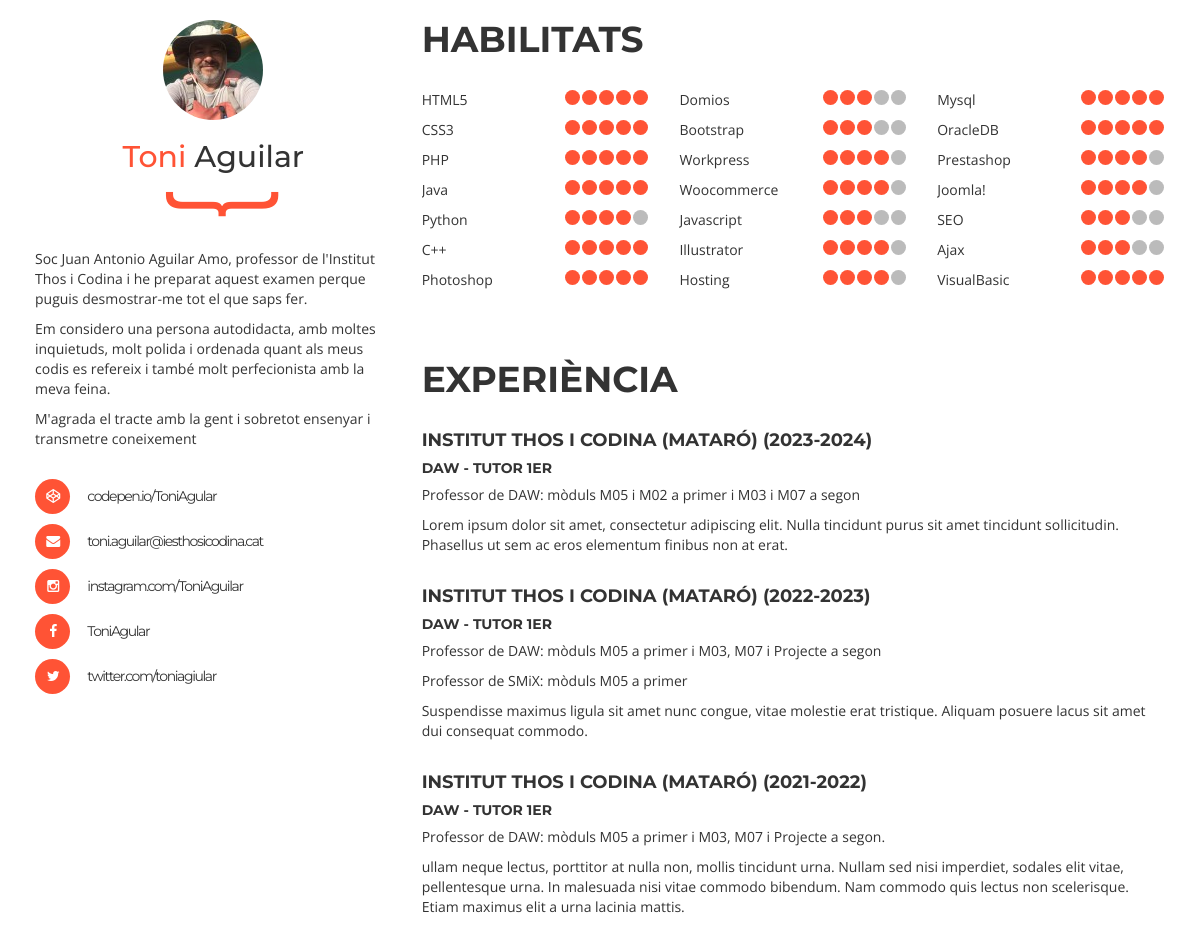
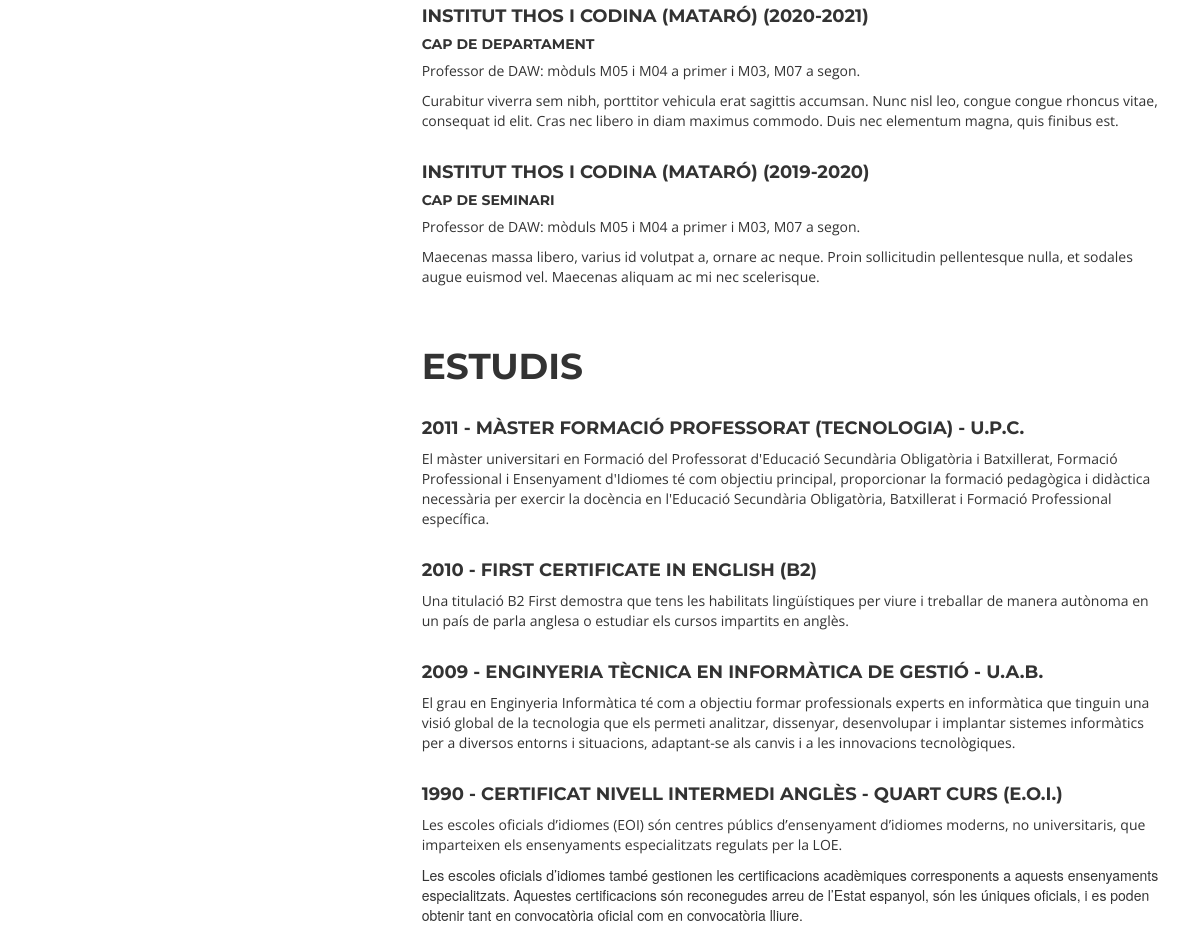
/Pregunta_01/index.php, run on the app's committed database (2 pictures, top to bottom).
### tables this page shows
CREATE TABLE `tbl_info` (
  `id` int NOT NULL,
  `codi` text NOT NULL,
  `fa` varchar(50) NOT NULL,
  `dada` varchar(100) NOT NULL,
  `usuari_id` int NOT NULL
);

CREATE TABLE `tbl_habilitats` (
  `id` int NOT NULL,
  `categoria` varchar(50) NOT NULL,
  `valoracio` int NOT NULL,
  `usuari_id` int NOT NULL
);

CREATE TABLE `tbl_experiencia` (
  `id` int NOT NULL,
  `periode` varchar(50) NOT NULL,
  `empresa` varchar(150) NOT NULL,
  `carrec` varchar(150) NOT NULL,
  `descripcio` varchar(600) NOT NULL,
  `usuari_id` int NOT NULL
);

CREATE TABLE `tbl_estudis` (
  `id` int NOT NULL,
  `any` int NOT NULL,
  `titol` varchar(100) NOT NULL,
  `descripcio` varchar(600) NOT NULL,
  `usuari_id` int NOT NULL
);

### Pregunta_01/classes/config/autoloader.class.php (called while the page is built, shortened)
<?php
class Autoloader {
    public static function load ($classe){
        $class = substr($classe, 11);
        if (file_exists("classes/$class.php")){
            return;
        }
        throw new Exception("No s'ha pogut carregar la clase: $class");
    }
}

### Pregunta_01/classes/Usuari.php (called while the page is built, shortened)
<?php
class Usuari {
    private $nom;
    private $cognom;
    private $descripcio;
    private $info;
    private $habilitats;
    private $experiencia;
    private $estudis;
    public function getNom()
    {
        return $this->nom;
    }
    public function getCognom()
    {
        return $this->cognom;
    }
    public function getDescripcio()
    {
        return $this->descripcio;
    }
    public function getInfo()
    {
        return $this->info;
    }
    public function getHabilitats()
    {
        return $this->habilitats;
    }
    public function getExperiencia()
    {
        return $this->experiencia;
    }
    public function getEstudis()
    {
        return $this->estudis;
    }
    public function setNom($nom)
    {
        $this->nom = $nom;
    }
    public function setCognom($cognom)
    {
        $this->cognom = $cognom;
    }
    public function setDescripcio($descripcio)
    {
        $this->descripcio = $descripcio;
    }
    public function setInfo($info)
    {
        $this->info = $info;
    }
    public function setHabilitats($habilitats)
    {
        $this->habilitats = $habilitats;
    }
    public function setExperiencia($experiencia)
    {
        $this->experiencia = $experiencia;
    }
    public function setEstudis($estudis)
    {
        $this->estudis = $estudis;
    }
}

### Pregunta_01/classes/Info.php (called while the page is built, shortened)
<?php
class Info {
    private $fa;
    private $dada;
    public function getFa()
    {
        return $this->fa;
    }
    public function getDada()
    {
        return $this->dada;
    }
    public function setFa($fa)
    {
        $this->fa = $fa;
    }
    public function setDada($dada)
    {
        $this->dada = $dada;
    }
}

### Pregunta_01/classes/Model.php (called while the page is built, shortened)
<?php
class Model {
    private $dbname = "M07UF3Examen2024";
    private $password = "2024@Thos";
    public function __constrcut() {
        $this->link = new mysqli($this->servidor, $this->usuari, $this->password, $this->dbname);
    }
}

### Pregunta_01/classes/InfoModel.php (called while the page is built, shortened)
<?php
class InfoModel extends Model {
    public function getByUser(Usuari $oUsuari) {
        $aItems = array();
        $stmt = $this->link->prepare("SELECT * FROM tbl_info WHERE usuari_id = ?;");
        $stmt->bind_param("i", $oUsuari->getId());
        $stmt->execute();
        $res = $stmt->get_result();
        if ($res->num_rows > 0) {
            while ($item = $res->fetch_assoc()) {
                $oItem = new Info();
                $oItem->setCodi($item['codi']);
                $oItem->setDada($item['dada']);
                $oItem->setFa($item['fa']);
                $aItems[] = $oItem;
            }
        }
        return $aItems;
    }
}

### Pregunta_01/classes/Habilitat.php (called while the page is built, shortened)
<?php
class Habilitat {
    private $categoria;
    private $valoracio;
    public function getCategoria()
    {
        return $this->categoria;
    }
    public function getValoracio()
    {
        return $this->valoracio;
    }
    public function setCategoria($categoria)
    {
        $this->categoria = $categoria;
    }
    public function setValoracio($valoracio)
    {
        $this->valoracio = $valoracio;
    }
}

### Pregunta_01/classes/HabilitatsModel.php (called while the page is built, shortened)
<?php
class HabilitatsModel extends Model {
    public function getByUser(Usuari $oUsuari) {
        $aItems = array();
        $stmt = $this->link->prepare("SELECT * FROM tbl_habilitats WHERE usuari_id = ?;");
        $stmt->bind_param("i", $oUsuari->getId());
        $stmt->execute();
        $res = $stmt->get_result();
        if ($res->num_rows > 0) {
            while ($item = $res->fetch_assoc()) {
                $oItem = new Habilitat();
                $oItem->setCategoria($item['categoria']);
                $oItem->setValoracio($item['valoracio']);
                $aItems[] = $oItem;
            }
        }
        return $aItems;
    }
}

### Pregunta_01/classes/Experiencia.php (called while the page is built, shortened)
<?php
class Experiencia {
    private $periode;
    private $empresa;
    private $carrec;
    private $descripcio;
    public function getPeriode()
    {
        return $this->periode;
    }
    public function getEmpresa()
    {
        return $this->empresa;
    }
    public function getCarrec()
    {
        return $this->carrec;
    }
    public function getDescripcio()
    {
        return $this->descripcio;
    }
    public function setPeriode($periode)
    {
        $this->periode = $periode;
    }
    public function setEmpresa($empresa)
    {
        $this->empresa = $empresa;
    }
    public function setCarrec($carrec)
    {
        $this->carrec = $carrec;
    }
    public function setDescripcio($descripcio)
    {
        $this->descripcio = $descripcio;
    }
}

### Pregunta_01/classes/ExperienciaModel.php (called while the page is built, shortened)
<?php
class ExperienciaModel extends Model {
    public function getByUser(Usuari $oUsuari) {
        $aItems = array();
        $stmt = $this->link->prepare("SELECT * FROM tbl_experiencia WHERE usuari_id = ?;");
        $stmt->bind_param("i", $oUsuari->getId());
        $stmt->execute();
        $res = $stmt->get_result();
        if ($res->num_rows > 0) {
            while ($item = $res->fetch_assoc()) {
                $oItem = new Experiencia();
                $oItem->setPeriode($item['periode']);
                $oItem->setEmpresa($item['empresa']);
                $oItem->setCarrec($item['carrec']);
                $oItem->setDescripcio($item['descripcio']);
                $aItems[] = $oItem;
            }
        }
        return $aItems;
    }
}

### Pregunta_01/classes/Estudi.php (called while the page is built, shortened)
<?php
class Estudi {
    private $any;
    private $titol;
    private $descripcio;
    public function getAny()
    {
        return $this->any;
    }
    public function getTitol()
    {
        return $this->titol;
    }
    public function getDescripcio()
    {
        return $this->descripcio;
    }
    public function setAny($any)
    {
        $this->any = $any;
    }
    public function setTitol($titol)
    {
        $this->titol = $titol;
    }
    public function setDescripcio($descripcio)
    {
        $this->descripcio = $descripcio;
    }
}

### Pregunta_01/classes/EstudiModel.php (called while the page is built, shortened)
<?php
class EstudiModel extends Model {
    public function getByUser(Usuari $oUsuari) {
        $aItems = array();
        $stmt = $this->link->prepare("SELECT * FROM tbl_estudis WHERE usuari_id = ?;");
        $stmt->bind_param("i", $oUsuari->getId());
        $stmt->execute();
        $res = $stmt->get_result();
        if ($res->num_rows > 0) {
            while ($item = $res->fetch_assoc()) {
                $oItem = new Estudi();
                $oItem->setAny($item['any']);
                $oItem->setTitol($item['titol']);
                $oItem->setDescripcio($item['descripcio']);
                $aItems[] = $oItem;
            }
        }
        return $aItems;
    }
}

### Pregunta_01/index.php (the view, shortened to what this page needs)
<?php
include "classes/config/autoloader.class.php";
$usuari = new Usuari();
$usuari->setId(1);
$usuari->setNom("Toni");
$usuari->setCognom("Aguilar");
$usuari->setDescripcio('<p>Soc Juan Antonio Aguilar Amo, professor de l\'Institut Thos i Codina
i he preparat aquest examen perque puguis desmostrar-me tot el que saps fer.</p><p>Em considero
una persona autodidacta, amb moltes inquietuds, molt polida i ordenada quant als meus codis es
refereix i també molt perfecionista amb la meva feina.</p><p>M\'agrada el tracte amb la gent
i sobretot ensenyar i transmetre coneixement</p>');
$usuari->setInfo((new InfoModel())->getByUser($usuari));
$usuari->setHabilitats((new HabilitatsModel())->getByUser($usuari));
$usuari->setExperiencia((new ExperienciaModel())->getByUser($usuari));
$usuari->setEstudis((new EstudiModel())->getByUser($usuari));
?>
<!DOCTYPE html>
<html lang="en">
<head>
	<link rel="stylesheet" href="./css/reset.min.css">
	<link rel='stylesheet' href='./css/bootstrap.min.css'>
	<link rel='stylesheet' href='./css/font-awesome.min.css'>
	<link rel="stylesheet" href="./css/style.css">
</head>
<body>
	<div class="cv container">
		<div class="row">
			<aside class="col-md-4">
				<img class="img-circle" src="./uploads/f1.jpg">
				<h2>
					<span>
					<?php echo $usuari->getNom();?>
					</span>
					<?php echo $usuari->getCognom();?>
				</h2>
				<?php echo $usuari->getDescripcio();?>
				<ul class="info">
				<?php
				foreach ($usuari->getInfo() as $value) {
				    echo "<li><a href=\"#\"><i class=\"fa {$value->getFa()}\"></i> {$value->getDada()}</a></li>";
				}
				?>
				</ul>
			</aside>
			<div class="col-md-8">
				<h1>Habilitats</h1>
				<div class="row skills">
					<?php
					$items = (int) (count($usuari->getHabilitats()) / 3);
					$itemQuePinto = 0;
					foreach ($usuari->getHabilitats() as $value) {
					    if ($itemQuePinto%$items == 0) echo "<div class=\"col-md-4\">";
					    $itemQuePinto++;
					    echo "<section><p>{$value->getCategoria()}</p>";
					    for ($i=5; $i>=1 ; $i--) {
					       if ($value->getValoracio() < $i) echo "<span></span>";
					       else echo "<span class=\"full\"></span>";
					    }
					    echo "</section>";
					    if ($itemQuePinto%$items == 0 || count($usuari->getHabilitats()) == $itemQuePinto) echo "</div>";
					}
					?>
				</div>
				<h1>Experiència</h1>
				<?php
				foreach ($usuari->getExperiencia() as $value) {
				    echo "<section>
					<h3>{$value->getEmpresa()} ({$value->getPeriode()})</h3>
					<h4>{$value->getCarrec()}</h4>
					{$value->getDescripcio()}
				    </section>";
				}
				?>
				<h1>Estudis</h1>
				<?php
				foreach ($usuari->getEstudis() as $value) {
				    echo "<section>
					<h3>{$value->getAny()} - {$value->getTitol()}</h3>
					{$value->getDescripcio()}</section>";
				}
				?>
			</div>
		</div>
	</div>
</body>
</html>

### Pregunta_01/css/style.css (style rules this page uses)
.cv { padding:20px; }
.cv aside { margin-bottom:60px; }
.cv aside img { display:block;margin:0 auto; }
.cv aside h2, .cv h1, .cv h3, .cv h4 { font-family: 'Montserrat', sans-serif; }
.cv aside h2 { text-align:center; }
.cv aside h2>span { color:#ff5335; }

### data on the page
tbl_info: dada "codepen.io/ToniAgular"
tbl_info: dada "toni.aguilar@iesthosicodina.cat"
tbl_info: dada "instagram.com/ToniAguilar"
tbl_info: dada "ToniAgular"
tbl_info: dada "twitter.com/toniagiular"
tbl_habilitats: categoria "HTML5", valoracio 5 (drawn)
tbl_habilitats: categoria "CSS3", valoracio 5 (drawn)
tbl_habilitats: categoria "PHP", valoracio 5 (drawn)
tbl_habilitats: categoria "Java", valoracio 5 (drawn)
tbl_habilitats: categoria "Python", valoracio 4 (drawn)
tbl_habilitats: categoria "C++", valoracio 5 (drawn)
tbl_habilitats: categoria "Photoshop", valoracio 5 (drawn)
tbl_habilitats: categoria "Domios", valoracio 3 (drawn)
tbl_habilitats: categoria "Bootstrap", valoracio 3 (drawn)
tbl_habilitats: categoria "Workpress", valoracio 4 (drawn)
tbl_habilitats: categoria "Woocommerce", valoracio 4 (drawn)
tbl_habilitats: categoria "Javascript", valoracio 3 (drawn)
tbl_habilitats: categoria "Illustrator", valoracio 4 (drawn)
tbl_habilitats: categoria "Hosting", valoracio 4 (drawn)
tbl_habilitats: categoria "Mysql", valoracio 5 (drawn)
tbl_habilitats: categoria "OracleDB", valoracio 5 (drawn)
tbl_habilitats: categoria "Prestashop", valoracio 4 (drawn)
tbl_habilitats: categoria "Joomla!", valoracio 4 (drawn)
tbl_habilitats: categoria "SEO", valoracio 3 (drawn)
tbl_habilitats: categoria "Ajax", valoracio 3 (drawn)
tbl_habilitats: categoria "VisualBasic", valoracio 5 (drawn)
tbl_experiencia: empresa "INSTITUT THOS I CODINA (MATARÓ)", periode "2023-2024", carrec "DAW - TUTOR 1ER", descripcio "Professor de DAW: mòduls M05 i M02 a primer i M03 i M07 a segon Lorem ipsum dolor sit amet, consectetur adipiscing elit. Nulla tincidunt purus sit amet tincidunt sollicitudin. Phasellus ut sem ac eros elementum finibus non at erat."
tbl_experiencia: empresa "INSTITUT THOS I CODINA (MATARÓ)", periode "2022-2023", carrec "DAW - TUTOR 1ER", descripcio "Professor de DAW: mòduls M05 a primer i M03, M07 i Projecte a segon Professor de SMiX: mòduls M05 a primer Suspendisse maximus ligula sit amet nunc congue, vitae molestie erat tristique. Aliquam posuere lacus sit amet dui consequat commodo."
tbl_experiencia: empresa "INSTITUT THOS I CODINA (MATARÓ)", periode "2021-2022", carrec "DAW - TUTOR 1ER", descripcio "Professor de DAW: mòduls M05 a primer i M03, M07 i Projecte a segon. ullam neque lectus, porttitor at nulla non, mollis tincidunt urna. Nullam sed nisi imperdiet, sodales elit vitae, pellentesque urna. In malesuada nisi vitae commodo bibendum. Nam commodo quis lectus non scelerisque. Etiam maximus elit a urna lacinia mattis."
tbl_experiencia: empresa "INSTITUT THOS I CODINA (MATARÓ)", periode "2020-2021", carrec "CAP DE DEPARTAMENT", descripcio "Professor de DAW: mòduls M05 i M04 a primer i M03, M07 a segon. Curabitur viverra sem nibh, porttitor vehicula erat sagittis accumsan. Nunc nisl leo, congue congue rhoncus vitae, consequat id elit. Cras nec libero in diam maximus commodo. Duis nec elementum magna, quis finibus est."
tbl_experiencia: empresa "INSTITUT THOS I CODINA (MATARÓ)", periode "2019-2020", carrec "CAP DE SEMINARI", descripcio "Professor de DAW: mòduls M05 i M04 a primer i M03, M07 a segon. Maecenas massa libero, varius id volutpat a, ornare ac neque. Proin sollicitudin pellentesque nulla, et sodales augue euismod vel. Maecenas aliquam ac mi nec scelerisque."
tbl_estudis: any "2011", titol "MÀSTER FORMACIÓ PROFESSORAT (TECNOLOGIA) - U.P.C.", descripcio "El màster universitari en Formació del Professorat d'Educació Secundària Obligatòria i Batxillerat, Formació Professional i Ensenyament d'Idiomes té com objectiu principal, proporcionar la formació pedagògica i didàctica necessària per exercir la docència en l'Educació Secundària Obligatòria, Batxillerat i Formació Professional específica."
tbl_estudis: any "2010", titol "FIRST CERTIFICATE IN ENGLISH (B2)", descripcio "Una titulació B2 First demostra que tens les habilitats lingüístiques per viure i treballar de manera autònoma en un país de parla anglesa o estudiar els cursos impartits en anglès."
tbl_estudis: any "2009", titol "ENGINYERIA TÈCNICA EN INFORMÀTICA DE GESTIÓ - U.A.B.", descripcio "El grau en Enginyeria Informàtica té com a objectiu formar professionals experts en informàtica que tinguin una visió global de la tecnologia que els permeti analitzar, dissenyar, desenvolupar i implantar sistemes informàtics per a diversos entorns i situacions, adaptant-se als canvis i a les innovacions tecnològiques."
tbl_estudis: any "1990", titol "CERTIFICAT NIVELL INTERMEDI ANGLÈS - QUART CURS (E.O.I.)", descripcio "Les escoles oficials d’idiomes (EOI) són centres públics d’ensenyament d’idiomes moderns, no universitaris, que imparteixen els ensenyaments especialitzats regulats per la LOE. Les escoles oficials d’idiomes també gestionen les certificacions acadèmiques corresponents a aquests ensenyaments especialitzats. Aquestes certificacions són reconegudes arreu de l’Estat espanyol, són les úniques oficials, i es poden obtenir tant en convocatòria oficial com en convocatòria lliure."

### other printed values
$usuari->getNom() "Toni"
$usuari->getCognom() "Aguilar"
